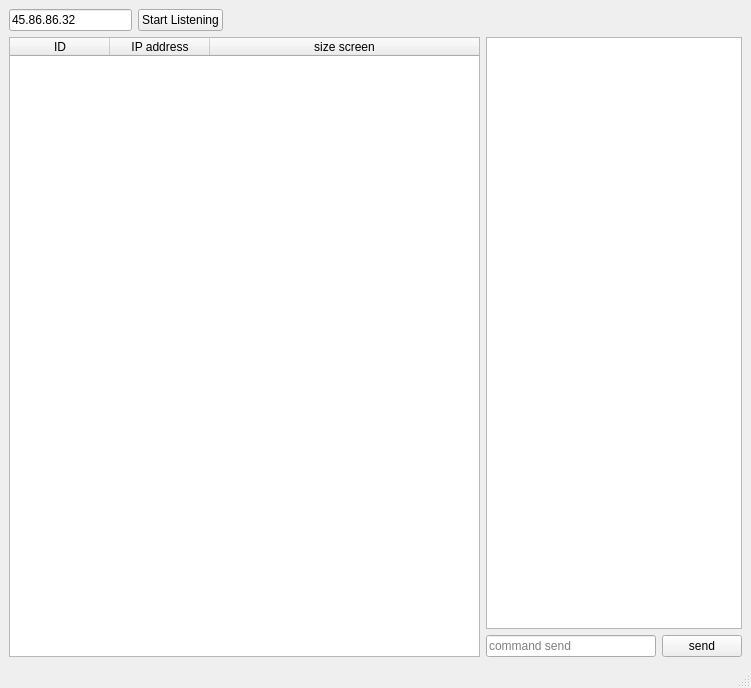
<?xml version="1.0" encoding="UTF-8"?>
<ui version="4.0">
 <class>MainWindow</class>
 <widget class="QMainWindow" name="MainWindow">
  <property name="geometry">
   <rect>
    <x>0</x>
    <y>0</y>
    <width>751</width>
    <height>688</height>
   </rect>
  </property>
  <property name="windowTitle">
   <string>server</string>
  </property>
  <widget class="QWidget" name="centralwidget">
   <layout class="QGridLayout" name="gridLayout_2">
    <item row="0" column="0">
     <layout class="QGridLayout" name="gridLayout">
      <item row="2" column="5">
       <widget class="QPushButton" name="SendButton">
        <property name="text">
         <string>send</string>
        </property>
       </widget>
      </item>
      <item row="0" column="2">
       <spacer name="horizontalSpacer">
        <property name="orientation">
         <enum>Qt::Horizontal</enum>
        </property>
        <property name="sizeHint" stdset="0">
         <size>
          <width>40</width>
          <height>20</height>
         </size>
        </property>
       </spacer>
      </item>
      <item row="1" column="4" colspan="2">
       <widget class="QTextBrowser" name="CommadBrowser"/>
      </item>
      <item row="0" column="0">
       <widget class="QLineEdit" name="IpAddress">
        <property name="text">
         <string>45.86.86.32</string>
        </property>
        <property name="placeholderText">
         <string>IP address</string>
        </property>
       </widget>
      </item>
      <item row="1" column="0" rowspan="2" colspan="4">
       <widget class="QTableWidget" name="TableClientData">
        <property name="editTriggers">
         <set>QAbstractItemView::NoEditTriggers</set>
        </property>
        <property name="dragEnabled">
         <bool>false</bool>
        </property>
        <property name="alternatingRowColors">
         <bool>false</bool>
        </property>
        <property name="selectionMode">
         <enum>QAbstractItemView::SingleSelection</enum>
        </property>
        <property name="selectionBehavior">
         <enum>QAbstractItemView::SelectRows</enum>
        </property>
        <property name="sortingEnabled">
         <bool>false</bool>
        </property>
        <attribute name="horizontalHeaderCascadingSectionResizes">
         <bool>false</bool>
        </attribute>
        <attribute name="horizontalHeaderShowSortIndicator" stdset="0">
         <bool>false</bool>
        </attribute>
        <attribute name="horizontalHeaderStretchLastSection">
         <bool>true</bool>
        </attribute>
        <attribute name="verticalHeaderVisible">
         <bool>false</bool>
        </attribute>
        <column>
         <property name="text">
          <string>ID</string>
         </property>
        </column>
        <column>
         <property name="text">
          <string>IP address</string>
         </property>
        </column>
        <column>
         <property name="text">
          <string>size screen</string>
         </property>
        </column>
       </widget>
      </item>
      <item row="0" column="3">
       <spacer name="horizontalSpacer_2">
        <property name="orientation">
         <enum>Qt::Horizontal</enum>
        </property>
        <property name="sizeHint" stdset="0">
         <size>
          <width>40</width>
          <height>20</height>
         </size>
        </property>
       </spacer>
      </item>
      <item row="2" column="4">
       <widget class="QLineEdit" name="CommandLine">
        <property name="text">
         <string/>
        </property>
        <property name="maxLength">
         <number>32763</number>
        </property>
        <property name="placeholderText">
         <string>command send</string>
        </property>
       </widget>
      </item>
      <item row="0" column="1">
       <widget class="QPushButton" name="StartListerningButton">
        <property name="text">
         <string>Start Listening</string>
        </property>
       </widget>
      </item>
     </layout>
    </item>
   </layout>
  </widget>
  <widget class="QMenuBar" name="menubar">
   <property name="geometry">
    <rect>
     <x>0</x>
     <y>0</y>
     <width>751</width>
     <height>21</height>
    </rect>
   </property>
  </widget>
  <widget class="QStatusBar" name="statusbar"/>
 </widget>
 <resources/>
 <connections/>
</ui>
